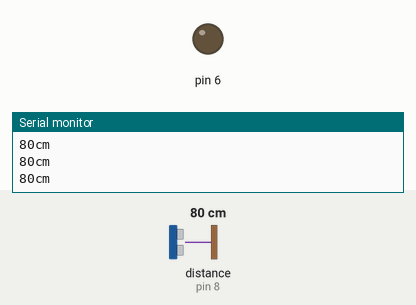
Bench run of a sketch on a simulated Arduino Uno, built with avr-gcc and run on an emulated ATmega328P. Parts: output pins drawn as LEDs (lit = HIGH), the last lines printed to the serial monitor. Inputs (shaded band) come from the test bench; at power-on: distance to the obstacle (sensor on pin 8) 80 cm. The echo pulse lasts 58.3 µs per cm.

Above: at 2.2 s.
2.3 s: distance to the obstacle (sensor on pin 8) set to 12 cm
3.8 s: distance to the obstacle (sensor on pin 8) set to 9 cm
At 4.6 s:
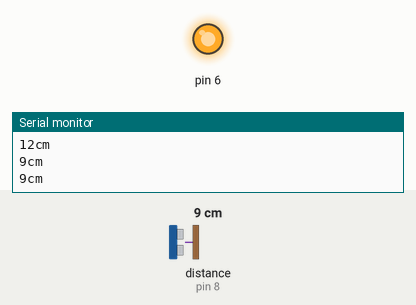
5.4 s: distance to the obstacle (sensor on pin 8) set to 18 cm
At 6.8 s:
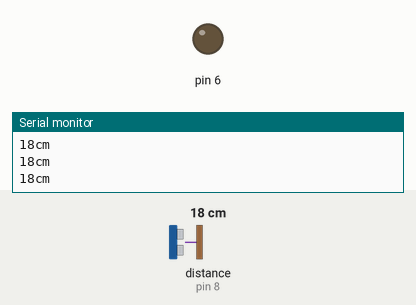
7.1 s: distance to the obstacle (sensor on pin 8) set to 2 cm
At 8.2 s:
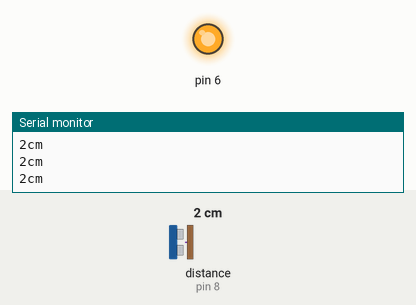
Timing chart, 0 to 9.7 s (numbered marks = the images above; inputs shaded):
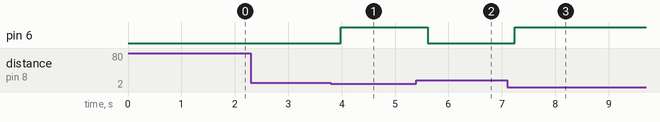

The sketch:

Ultrasonic_SR04.ino
```cpp
/*
  Ultrasonic SR04

  Using the SR04 library, it uses the sensor to detect objects near. If
  the object is 10cm near or less, it turns a led on, if not it turns off.
*/

#include "SR04.h"

#define TRIG_PIN 8
#define ECHO_PIN 13

SR04 sr04 = SR04(ECHO_PIN,TRIG_PIN);
long a;

void setup(){
  // Initialize Serial Port
  Serial.begin(9600);
  // Led pin
  pinMode(6, OUTPUT);
  delay(1000);
}

void loop(){
  // Get the distance in cm from ultrasonic sensor
  a=sr04.Distance();
  // Print on serial monitor
  Serial.print(a);
  Serial.println("cm");
  // If distance is above 10cm, turn led off
  if(a > 10){
    digitalWrite(6, LOW);
  // If distance is below 10cm, turn led on
  }else{
    digitalWrite(6, HIGH);
  }

  delay(300);
}
```

Measured:
- the behaviour switches between 11 and 10 cm on distance to the obstacle (sensor on pin 8) (found by bisection; images 0 and 1)
- after the input at 3.8 s, pin 6: LOW → HIGH after 0.18 s
- after the input at 5.4 s, pin 6: HIGH → LOW after 0.21 s
- after the input at 7.1 s, pin 6: LOW → HIGH after 0.15 s
